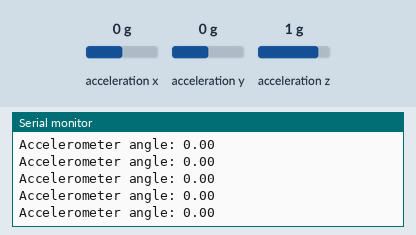
Simulated run of this sketch. Board: Arduino Nano 33 BLE. Parts: the last lines printed to the serial monitor. Inputs (shaded band) come from the test bench; at power-on: acceleration y 0 g, acceleration z 1 g, acceleration x 0 g.

Above: at 1.2 s.
1.3 s: acceleration y set to -1.4 g
At 1.33 s:
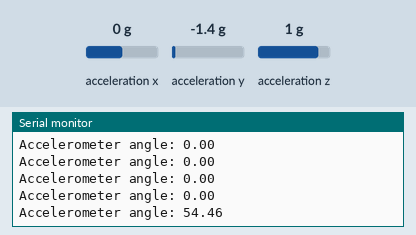
2.8 s: acceleration z set to -1.4 g
At 2.85 s:
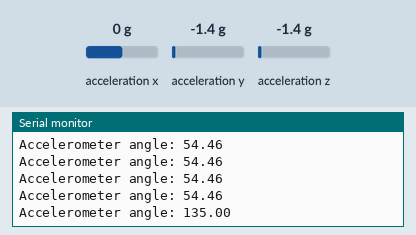
4.3 s: acceleration y set to -0.8 g
At 4.37 s:
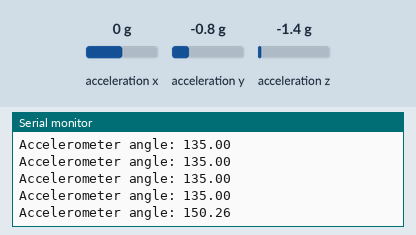
Timing chart, 0 to 7.3 s (numbered marks = the images above; inputs shaded):
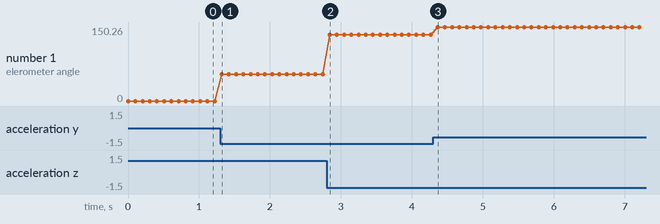

The sketch:

task2.ino
```cpp
#include "Arduino_BMI270_BMM150.h"
#include <math.h>  // Include for atan2()

float x, y, z;
float xangle, yangle, zangle;
float degreesX = 0;
float degreesY = 0;
float theta, theta2;

void setup() {
  Serial.begin(9600);
  while (!Serial);
  Serial.println("Started");

  if (!IMU.begin()) {
    Serial.println("Failed to initialize IMU!");
    while (1);
  }

  Serial.print("Accelerometer sample rate = ");
  Serial.print(IMU.accelerationSampleRate());
  Serial.println(" Hz");
}

void loop() {
  if (IMU.accelerationAvailable()) {
    IMU.readAcceleration(x, y, z);

    // Calculate tilt in degrees
    // degreesX = atan2(x, sqrt(y * y + z * z)) * 180 / PI;
    // degreesY = atan2(y, sqrt(x * x + z * z)) * 180 / PI;

    // xangle = x * 180 / PI;
    // yangle = y * 180 / PI;
    // zangle = z * 180/ PI;

    theta = -atan2(y,z) * 180 / PI;

    // if (abs(xangle) < 10 && abs(zangle) < 10 && abs(zangle) > 0.01) {
    //     theta2 = xangle / zangle;
    // } else {
    //     theta2 = atan2(xangle, zangle);
    // }


    // Print tilt angles
    // Serial.print("X Tilt: ");
    // Serial.print(x);
    // Serial.print("°, Y Tilt: ");
    // Serial.print(degreesY);
    // Serial.println("°");
   // Serial.print("theta: ");
    Serial.print("Accelerometer angle: ");
  //Serial.print(acc_ang);
    Serial.println(theta);

    //Serial.println("°, theta2: ");
    // Serial.print(theta2);
    // Serial.println("°");
  }

  delay(100);  // Adjust sample rate
}
```

Measured:
- after the input at 1.3 s, the serial monitor: prints a new line at once (image 1)
- after the input at 2.8 s, the serial monitor: prints a new line at once (image 2)
- after the input at 4.3 s, the serial monitor: prints a new line after 0.07 s (image 3)
- plotted number 1: 0 → 54.46 after the input at 1.3 s, 54.46 → 135 after the input at 2.8 s, 135 → 150.26 after the input at 4.3 s
